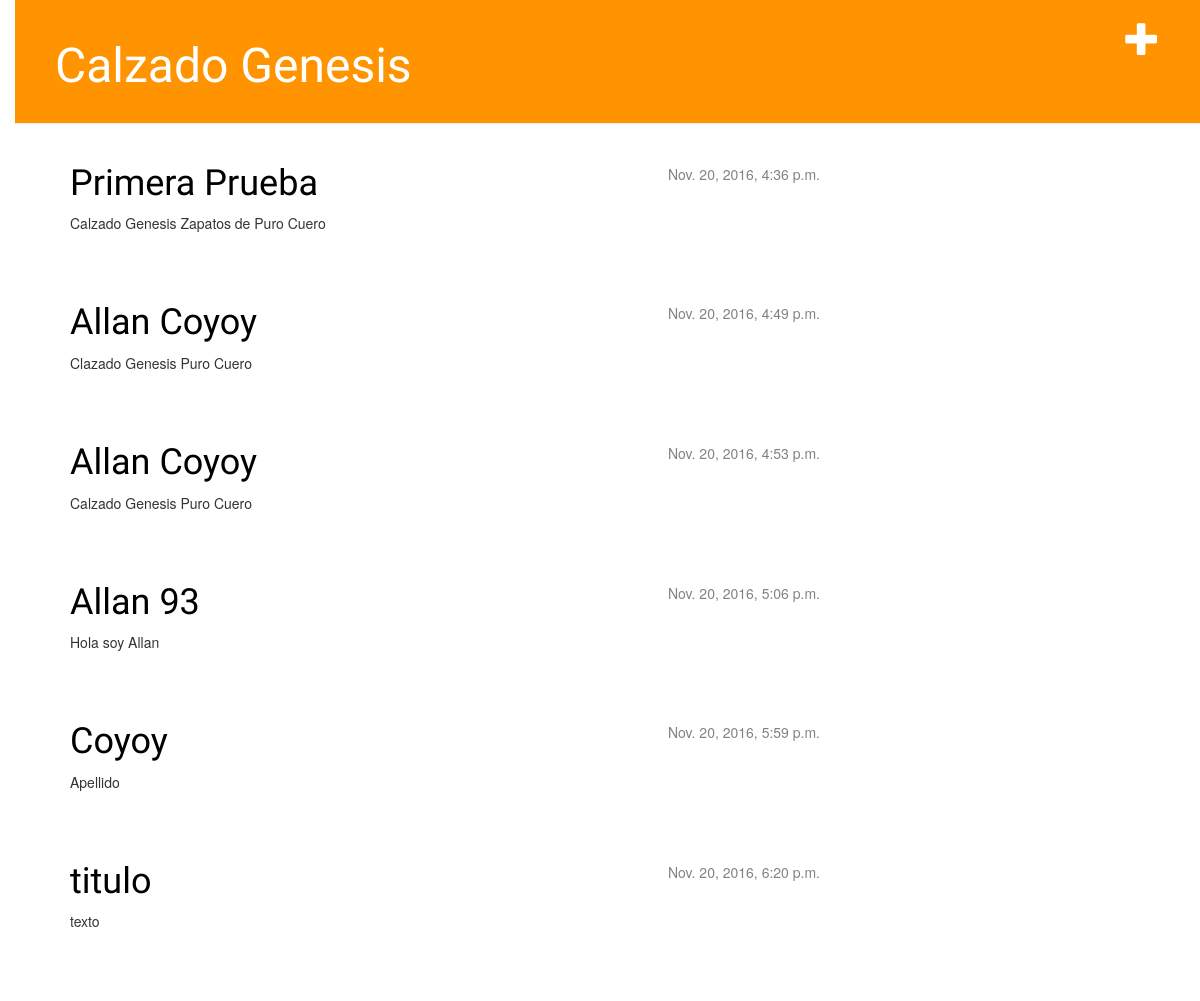
The page / on the database its author committed.
### blog/models.py (models this page shows, shortened)
class Post(models.Model):
    author = models.ForeignKey('auth.User')
    title = models.CharField(max_length=200)
    text = models.TextField()
    reated_date = models.DateTimeField(
            default=timezone.now)
    published_date = models.DateTimeField(
            blank=True, null=True)

### blog/views.py (the view)
# urls.py: url(r'^$', views.post_list),
def post_list(request):
    posts = Post.objects.filter(published_date__lte=timezone.now()).order_by('published_date')
    return render(request, 'blog/post_list.html', {'posts': posts})

### blog/templates/blog/post_list.html
{% extends 'blog/base.html' %}
{% block content %}
    {% for post in posts %}
        <div class="post">
            <div class="date">
                {{ post.published_date }}
            </div>
            <h1><a href="{% url 'blog.views.post_detail' pk=post.pk %}">{{ post.title }}</a></h1>
            <p>{{ post.text|linebreaksbr }}</p>
        </div>
{% endfor %}
{% endblock content %}

### blog/templates/blog/base.html (shortened to what this page needs)
{% load staticfiles %}
<html>
    <head>
        <link rel="stylesheet" href="//maxcdn.bootstrapcdn.com/bootstrap/3.2.0/css/bootstrap.min.css">
        <link rel="stylesheet" href="//maxcdn.bootstrapcdn.com/bootstrap/3.2.0/css/bootstrap-theme.min.css">
        <link rel="stylesheet" href="{% static 'css/blog.css' %}">
    </head>
    <body>
      <div class="page-header">
        <a href="{% url 'blog.views.post_new' %}" class="top-menu"><span class="glyphicon glyphicon-plus"></span></a>
        <h1><a href="/">Calzado Genesis</a></h1>
      </div>
      <div class="content container">
        <div class="row">
          <div class="col-md-8">
             {% block content %}
             {% endblock %}
          </div>
        </div>
      </div>
    </body>
</html>

### blog/static/css/blog.css (style rules this page uses)
h1 a { color: #FCA205; font-family: 'Lobster'; }
body { padding-left: 15px; }
.page-header { background-color: #ff9400; margin-top: 0; padding: 20px 20px 20px 40px; }
.page-header h1, .page-header h1 a, .page-header h1 a:visited, .page-header h1 a:active { color: #ffffff; font-size: 36pt; text-decoration: none; }
.content { margin-left: 40px; }
h1, h2, h3, h4 { font-family: 'Lobster', cursive; }
.date { float: right; color: #828282; }
.top-menu, .top-menu:hover, .top-menu:visited { color: #ffffff; float: right; font-size: 26pt; margin-right: 20px; }
.post { margin-bottom: 70px; }
.post h1 a, .post h1 a:visited { color: #000000; }

### rows shown on the page
Post: published_date "Nov. 20, 2016, 4:36 p.m.", title "Primera Prueba", text "Calzado Genesis Zapatos de Puro Cuero"
Post: published_date "Nov. 20, 2016, 4:49 p.m.", title "Allan Coyoy", text "Clazado Genesis Puro Cuero"
Post: published_date "Nov. 20, 2016, 4:53 p.m.", title "Allan Coyoy", text "Calzado Genesis Puro Cuero"
Post: published_date "Nov. 20, 2016, 5:06 p.m.", title "Allan 93", text "Hola soy Allan"
Post: published_date "Nov. 20, 2016, 5:59 p.m.", title "Coyoy", text "Apellido"
Post: published_date "Nov. 20, 2016, 6:20 p.m.", title "titulo", text "texto"
